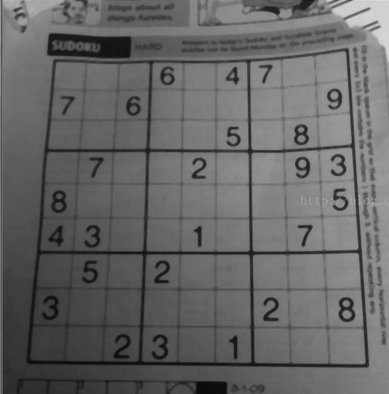
//> input picture opencv/opencv20230826/9图像分割/固定阈值和自适应阈值分割对比/test.jpg, 389 x 394 px
$ ./test   (built with g++ and OpenCV 4)
//> lines starting //> are read from the running program, lines starting //| are printed output that depends on the picture; after the words box and inside, x2 and y2 are one past the last pixel; in counts of white or black regions, pixels touching at a corner belong together
#include <opencv2/core/core.hpp>
#include <opencv2/highgui/highgui.hpp>
#include <opencv2/imgproc/imgproc.hpp>
#include <opencv2\imgproc\types_c.h>

using namespace cv;
int main()
{
	Mat img = imread("test.jpg");
//> img is the input picture: 394 rows x 389 cols, CV_8UC3; mean B, G, R 101.5, 101.5, 101.5
	Mat dst1;
	Mat dst2;
	Mat dst3;
	cv::cvtColor(img, img, COLOR_RGB2GRAY);//进行，灰度处理
//> img: 394 rows x 389 cols, CV_8UC1
	medianBlur(img, img, 5);//中值滤波
	threshold(img, dst1, 127, 255, THRESH_BINARY);//阈值分割
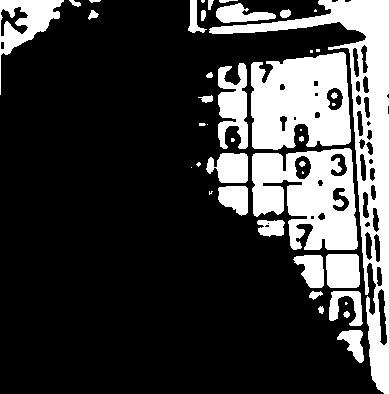
//> dst1: 394 rows x 389 cols, CV_8UC1; 23.8% white; 43 white regions (14 under 20 px), largest, box (x1, y1, x2, y2) and area: (209, 0, 389, 394) 11060, (251, 52, 351, 150) 7769, (252, 148, 358, 250) 7366
	adaptiveThreshold(img, dst2, 255, ADAPTIVE_THRESH_MEAN_C, THRESH_BINARY, 11, 2);//自动阈值分割,邻域均值
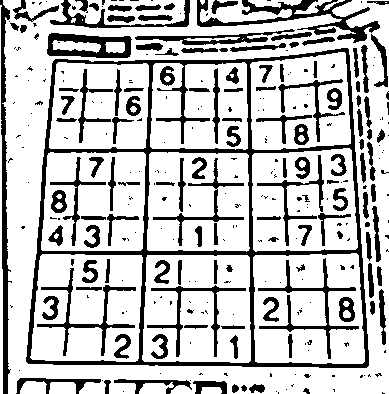
//> dst2: 394 rows x 389 cols, CV_8UC1; 75.6% white; 307 black regions (181 under 20 px), largest, box (x1, y1, x2, y2) and area: (26, 48, 369, 368) 9839, (197, 0, 380, 43) 2131, (0, 0, 12, 394) 1902
	adaptiveThreshold(img, dst3, 255, ADAPTIVE_THRESH_GAUSSIAN_C, THRESH_BINARY, 11, 2);//自动阈值分割，高斯邻域
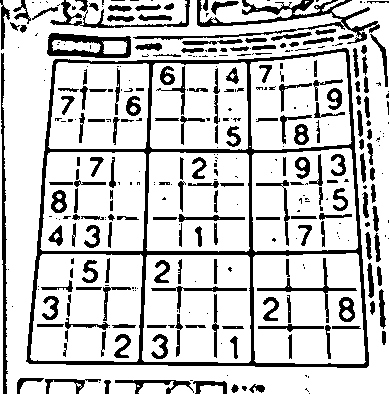
//> dst3: 394 rows x 389 cols, CV_8UC1; 78.9% white; 345 black regions (165 under 20 px), largest, box (x1, y1, x2, y2) and area: (26, 48, 369, 368) 8633, (133, 0, 380, 44) 2069, (1, 53, 8, 394) 1086
	imshow("dst1", dst1);
	imshow("dst2", dst2);
	imshow("dst3", dst3);
	imshow("img", img);
	waitKey(0);
}
